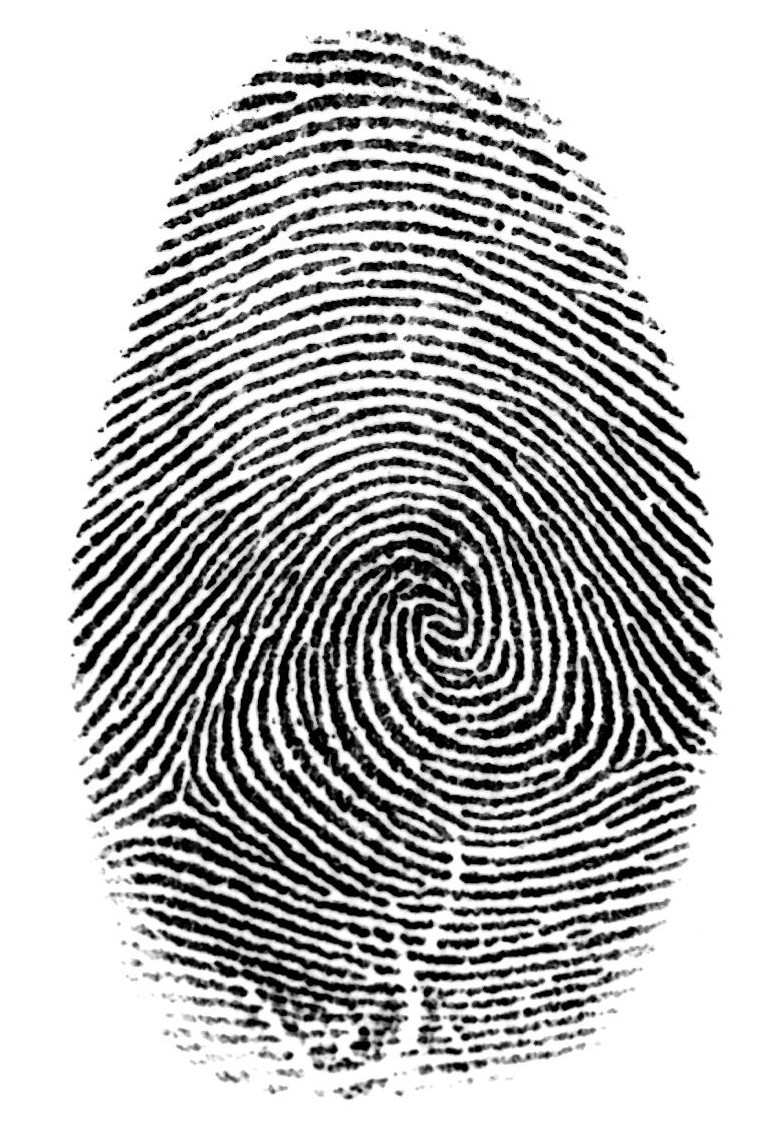
#> input picture imageDatabase/fingerprint.jpg, 784 x 1133 px
$ python interpolation.py
#> lines starting #> are read from the running program, lines starting #| are printed output that depends on the picture
# -*- coding: utf-8 -*-
"""
Created on Tue Oct 20 12:15:23 2020

@author: pedro
"""


import cv2


imgDir = '../imageDatabase/'
imgName = 'fingerprint.jpg'
imgResizedName = 'fingerprint2.jpg'

factor = 0.15
try:
    img = cv2.imread(imgDir + imgName)
#> img is the input picture: shape (1133, 784, 3); min 0, max 255, mean 184.2
    img2 = cv2.resize(img, (int(img.shape[1] * factor), int(img.shape[0] * factor)))
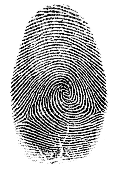
#> img2: shape (169, 117, 3); min 0, max 255, mean 183.9


    cv2.imshow('Original', img2)

    Ifx = 5
    Ify = 5

    img3 = cv2.resize(img2, (0,0),fx = Ifx, fy = Ify, interpolation = cv2.INTER_CUBIC)
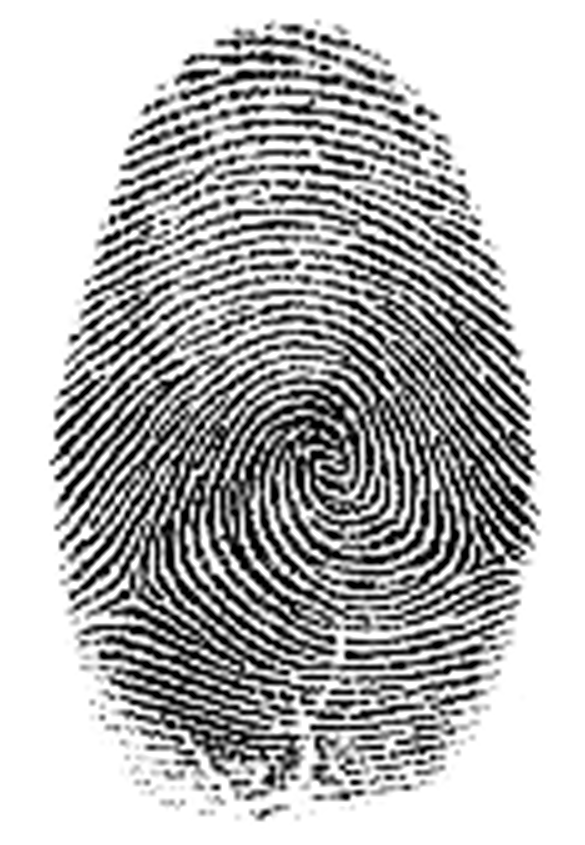
#> img3: shape (845, 585, 3); min 0, max 255, mean 183.7
    img4 = cv2.resize(img2, (0,0),fx = Ifx, fy = Ify, interpolation = cv2.INTER_NEAREST)
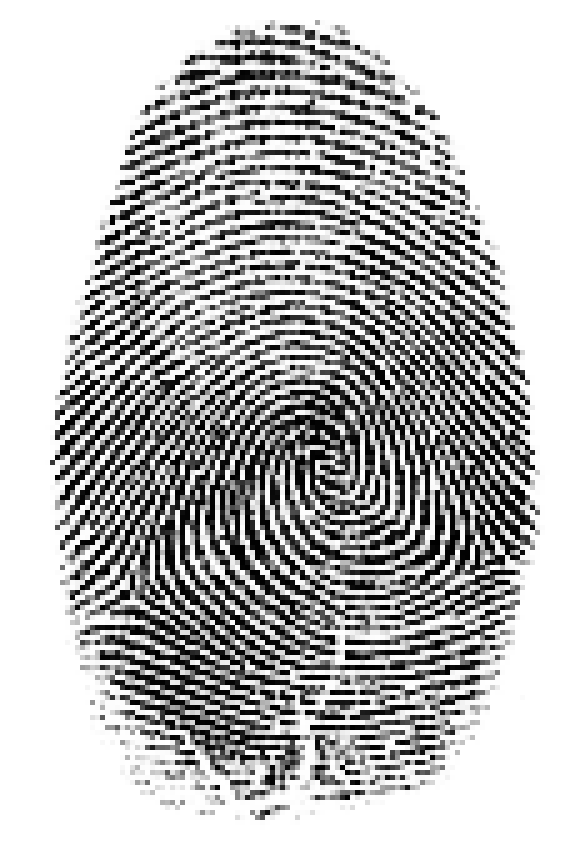
#> img4: shape (845, 585, 3); min 0, max 255, mean 183.9
    img5 = cv2.resize(img2, (0,0),fx = Ifx, fy = Ify, interpolation = cv2.INTER_LINEAR)
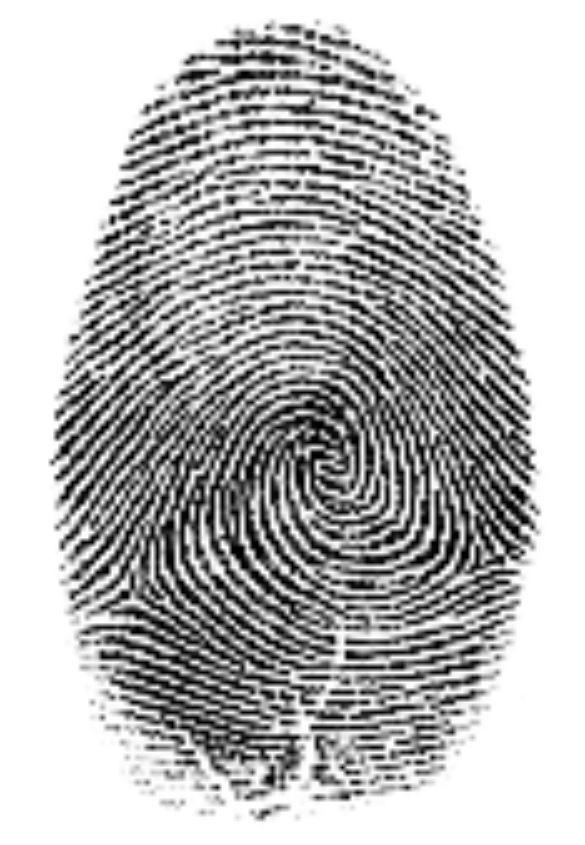
#> img5: shape (845, 585, 3); min 0, max 255, mean 183.9

    cv2.imshow('Img resize cubic' , img3)
    cv2.imshow('Img resize Nearest' , img4)
    cv2.imshow('img resize linear', img5)

    cv2.waitKey(0)
    cv2.destroyAllWindows()

except Exception as e:
    print(e)
    cv2.destroyAllWindows()
